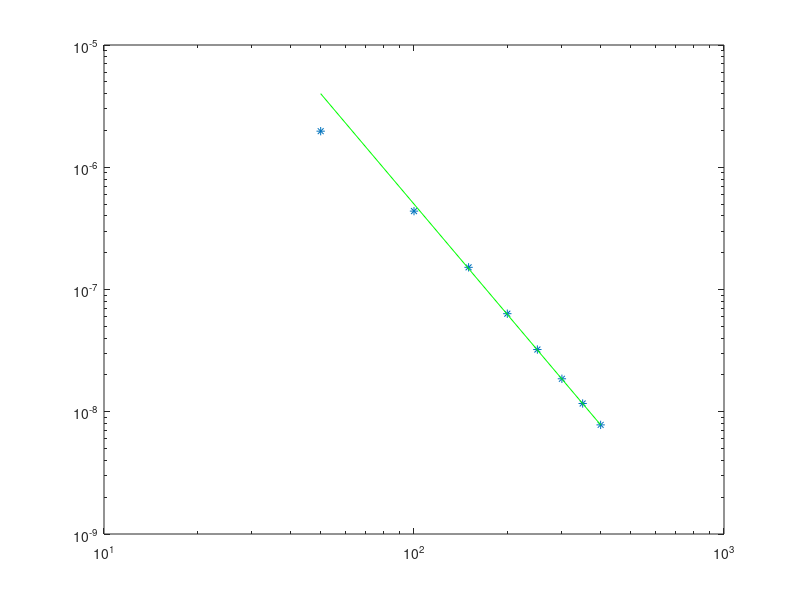
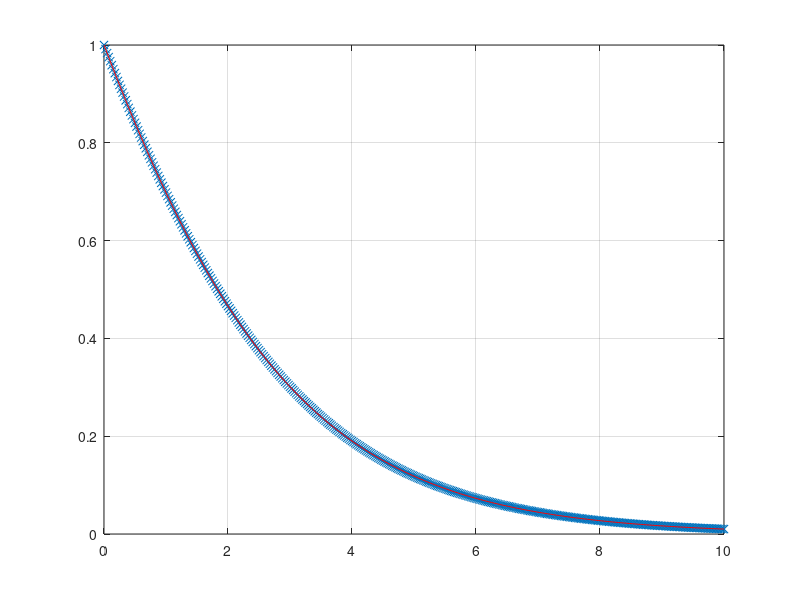

Write the MATLAB code that produced these figures, in order.
clear all
close all

f=@(t,y) -0.5*y.*(1-y/3);
df=@(t,y) -0.5 + y/3;

sol=@(t) (3*exp(-0.5*t))./(2+exp(-0.5*t));
% ts=10;
% tstar=10;
% k=tstar/ts;
% t=linspace(0,tstar,ts+1);
% tol=k^3;
% 
% y=NaN(1,ts+1);
% y0=1;
% y(:,1)=y0;
% y(:,2)=sol(t(2));
% y(:,3)=sol(t(3));
% 
% %% coefficienti 
% b=6/11;
% a2=18/11; a1=9/11; a0=2/11;
% 
% F=@(tn,y,yn2,yn1,yn) y - a2*yn2 + a1*yn1 -a0*yn -k*b*f(tn+3*k,y);
% J=@(tn,y) 1 - k*b*df(tn+3*k,y);
tstar=10;
count=0;
tsrange=50:50:400;

for ts=tsrange
    count=count+1;
    k=tstar/ts;
    t=linspace(0,tstar,ts+1);
    tol=k^3;
    
y=NaN(1,ts+1);
y0=1;
y(:,1)=y0;
y(:,2)=sol(t(2));
y(:,3)=sol(t(3));

%% coefficienti 
b=6/11;
a2=18/11; a1=9/11; a0=2/11;

F=@(tn,y,yn2,yn1,yn) y - a2*yn2 + a1*yn1 -a0*yn -k*b*f(tn+3*k,y);
J=@(tn,y) 1 - k*b*df(tn+3*k,y);
    
    
for n=1:ts-2
    yn=y(:,n);
    yn1=y(:,n+1);
    yn2=y(:,n+2);
    yn3=yn2;
    
    res=-J(t(n),yn2)\F(t(n),yn3,yn2,yn1,yn);
    while (norm(res,inf)>tol)
        yn3=yn3+res;
        res=-J(t(n),yn2)\F(t(n),yn3,yn2,yn1,yn);
    end
    yn3=yn3+res;
    
    y(:,n+3)=yn3;
    
end


err(count)=abs(y(1,ts+1)-sol(t(end)))


end

figure
loglog(tsrange,err,'*',tsrange,err(end)*(tsrange/tsrange(end)).^(-3),'g')
figure
plot(t,y,'x',t,sol(t),'r')
grid on

ER=abs(y(1,end)-sol(t(end)))
